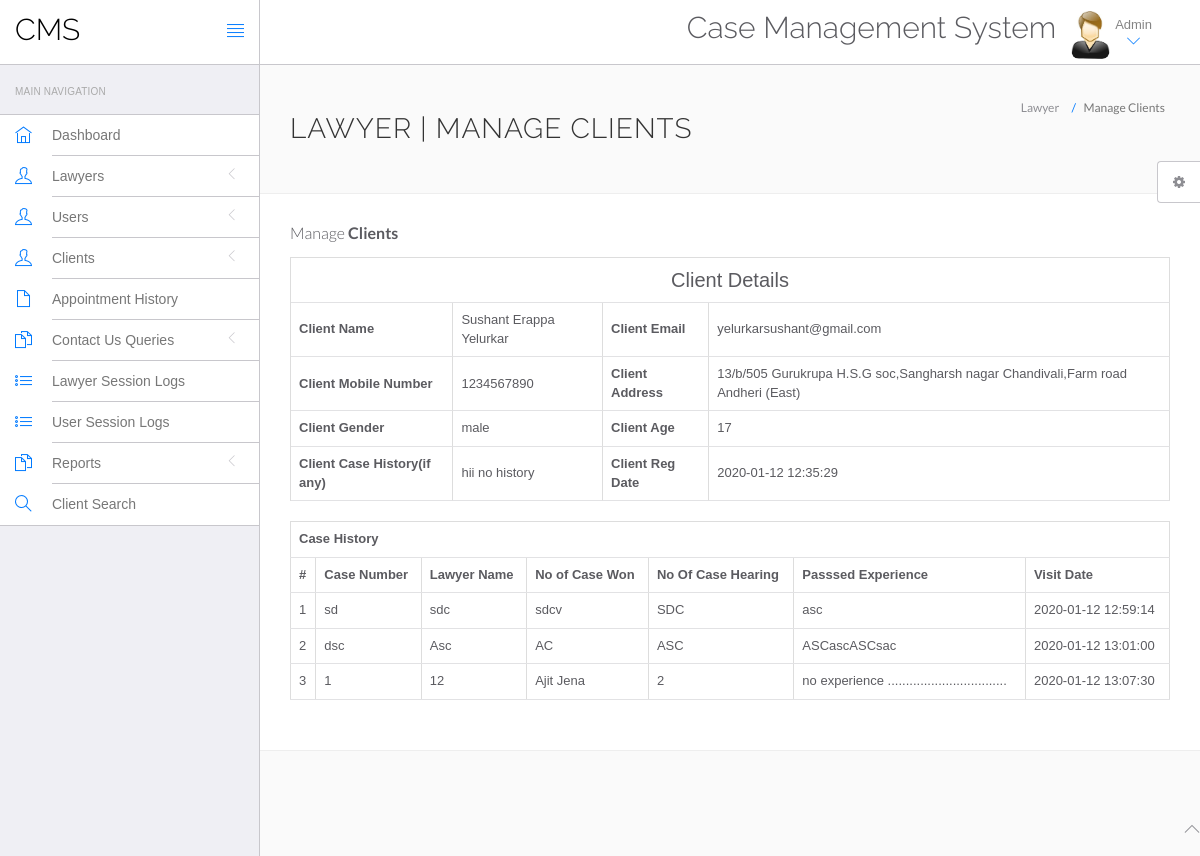
Page /hms/admin/view-clients.php?viewid=10 (signed in) on the committed database.
### tables this page shows
CREATE TABLE `tblpatient` (
  `ID` int(10) NOT NULL,
  `Docid` int(10) DEFAULT NULL,
  `PatientName` varchar(200) DEFAULT NULL,
  `PatientContno` bigint(10) DEFAULT NULL,
  `PatientEmail` varchar(200) DEFAULT NULL,
  `PatientGender` varchar(50) DEFAULT NULL,
  `PatientAdd` mediumtext DEFAULT NULL,
  `PatientAge` int(10) DEFAULT NULL,
  `PatientMedhis` mediumtext DEFAULT NULL,
  `CreationDate` timestamp NULL DEFAULT current_timestamp(),
  `UpdationDate` timestamp NULL DEFAULT NULL ON UPDATE current_timestamp()
);

CREATE TABLE `tblmedicalhistory` (
  `ID` int(10) NOT NULL,
  `PatientID` int(10) DEFAULT NULL,
  `BloodPressure` varchar(200) DEFAULT NULL,
  `BloodSugar` varchar(200) NOT NULL,
  `Weight` varchar(100) DEFAULT NULL,
  `Temperature` varchar(200) DEFAULT NULL,
  `MedicalPres` mediumtext DEFAULT NULL,
  `CreationDate` timestamp NOT NULL DEFAULT current_timestamp() ON UPDATE current_timestamp()
);

### hms/admin/view-clients.php (the view, shortened to what this page needs)
<?php
include('include/config.php');
?>
<!DOCTYPE html>
<html lang="en">
	<head>
		<link rel="stylesheet" href="vendor/bootstrap/css/bootstrap.min.css">
		<link rel="stylesheet" href="vendor/fontawesome/css/font-awesome.min.css">
		<link rel="stylesheet" href="vendor/themify-icons/themify-icons.min.css">
		<link href="vendor/animate.css/animate.min.css" rel="stylesheet" media="screen">
		<link href="vendor/perfect-scrollbar/perfect-scrollbar.min.css" rel="stylesheet" media="screen">
		<link href="vendor/switchery/switchery.min.css" rel="stylesheet" media="screen">
		<link href="vendor/bootstrap-touchspin/jquery.bootstrap-touchspin.min.css" rel="stylesheet" media="screen">
		<link href="vendor/select2/select2.min.css" rel="stylesheet" media="screen">
		<link href="vendor/bootstrap-datepicker/bootstrap-datepicker3.standalone.min.css" rel="stylesheet" media="screen">
		<link href="vendor/bootstrap-timepicker/bootstrap-timepicker.min.css" rel="stylesheet" media="screen">
		<link rel="stylesheet" href="assets/css/styles.css">
		<link rel="stylesheet" href="assets/css/plugins.css">
		<link rel="stylesheet" href="assets/css/themes/theme-1.css" id="skin_color" />
	</head>
	<body>
		<div id="app">
<?php include('include/sidebar.php');?>
<div class="app-content">
<?php include('include/header.php');?>
<div class="main-content" >
<div class="wrap-content container" id="container">
<section id="page-title">
<div class="row">
<div class="col-sm-8">
<h1 class="mainTitle">Lawyer | Manage Clients</h1>
</div>
<ol class="breadcrumb">
<li>
<span>Lawyer</span>
</li>
<li class="active">
<span>Manage Clients</span>
</li>
</ol>
</div>
</section>
<div class="container-fluid container-fullw bg-white">
<div class="row">
<div class="col-md-12">
<h5 class="over-title margin-bottom-15">Manage <span class="text-bold">Clients</span></h5>
<?php
                               $vid=$_GET['viewid'];
                               $ret=mysqli_query($con,"select * from tblpatient where ID='$vid'");
$cnt=1;
while ($row=mysqli_fetch_array($ret)) {
                               ?>
<table border="1" class="table table-bordered">
 <tr align="center">
<td colspan="4" style="font-size:20px;color:blue">
 Client Details</td></tr>
    <tr>
    <th scope>Client Name</th>
    <td><?php  echo $row['PatientName'];?></td>
    <th scope>Client Email</th>
    <td><?php  echo $row['PatientEmail'];?></td>
  </tr>
  <tr>
    <th scope>Client Mobile Number</th>
    <td><?php  echo $row['PatientContno'];?></td>
    <th>Client Address</th>
    <td><?php  echo $row['PatientAdd'];?></td>
  </tr>
    <tr>
    <th>Client Gender</th>
    <td><?php  echo $row['PatientGender'];?></td>
    <th>Client Age</th>
    <td><?php  echo $row['PatientAge'];?></td>
  </tr>
  <tr>
    <th>Client Case History(if any)</th>
    <td><?php  echo $row['PatientMedhis'];?></td>
     <th>Client Reg Date</th>
    <td><?php  echo $row['CreationDate'];?></td>
  </tr>
<?php }?>
</table>
<?php
$ret=mysqli_query($con,"select * from tblmedicalhistory  where PatientID='$vid'");
 ?>
<table id="datatable" class="table table-bordered dt-responsive nowrap" style="border-collapse: collapse; border-spacing: 0; width: 100%;">
  <tr align="center">
   <th colspan="8" >Case History</th>
  </tr>
  <tr>
    <th>#</th>
<th>Case Number</th>
<th>Lawyer Name</th>
<th>No of Case Won</th>
<th>No Of Case Hearing</th>
<th>Passsed Experience</th>
<th>Visit Date</th>
</tr>
<?php
while ($row=mysqli_fetch_array($ret)) {
  ?>
<tr>
  <td><?php echo $cnt;?></td>
 <td><?php  echo $row['BloodPressure'];?></td>
 <td><?php  echo $row['Weight'];?></td>
 <td><?php  echo $row['BloodSugar'];?></td>
  <td><?php  echo $row['Temperature'];?></td>
  <td><?php  echo $row['MedicalPres'];?></td>
  <td><?php  echo $row['CreationDate'];?></td>
</tr>
<?php $cnt=$cnt+1;} ?>
</table>
</div>
</div>
</div>
</div>
</div>
</div>
</div>
	<?php include('include/footer.php');?>
	<?php include('include/setting.php');?>
	</body>
</html>

### hms/admin/assets/css/themes/theme-1.css (style rules this page uses)
body { background: #FAFAFA; }

### rows in the picture
tblpatient: PatientName "Sushant Erappa Yelurkar", PatientEmail "yelurkarsushant@gmail.com", PatientContno "1234567890", PatientAdd "13/b/505 Gurukrupa H.S.G soc,Sangharsh nagar Chandivali,Farm road Andheri (East)", PatientGender "male", PatientAge "17", PatientMedhis "hii no history", CreationDate "2020-01-12 12:35:29"
tblmedicalhistory: BloodPressure "sd", Weight "sdc", BloodSugar "sdcv", Temperature "SDC", MedicalPres "asc", CreationDate "2020-01-12 12:59:14"
tblmedicalhistory: BloodPressure "dsc", Weight "Asc", BloodSugar "AC", Temperature "ASC", MedicalPres "ASCascASCsac", CreationDate "2020-01-12 13:01:00"
tblmedicalhistory: BloodPressure "1", Weight "12", BloodSugar "Ajit Jena", Temperature "2", MedicalPres "no experience .................................", CreationDate "2020-01-12 13:07:30"
